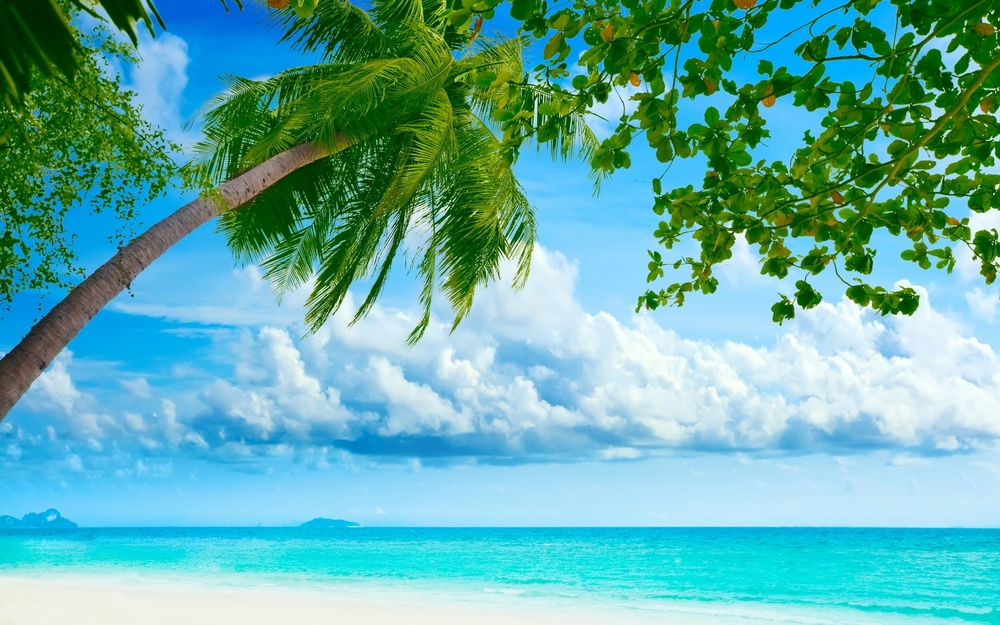
#> input picture Face_Datection/show.jpg, 1000 x 625 px, shrunk from 1920 x 1200 before the run
$ python Face_Detaction_1.py
#> lines starting #> are read from the running program, lines starting #| are printed output that depends on the picture
import numpy as np
import cv2

image=cv2.imread('show.jpg',cv2.IMREAD_GRAYSCALE)
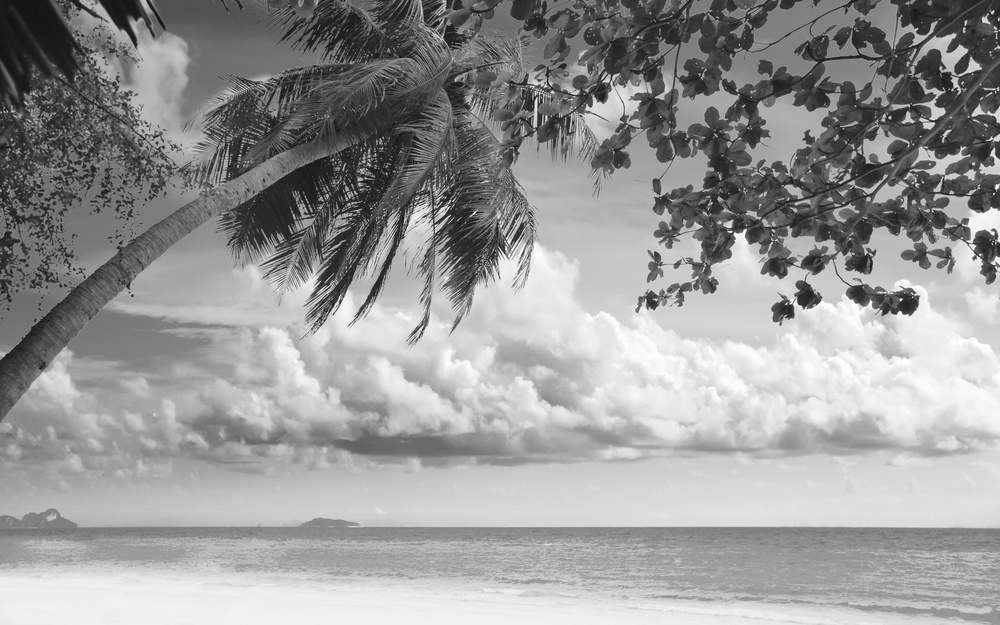
#> image: shape (625, 1000); min 16, max 255, mean 152
cv2.imshow('iamge',image)
cv2.waitKey(0)
cv2.destroyAllWindows()
